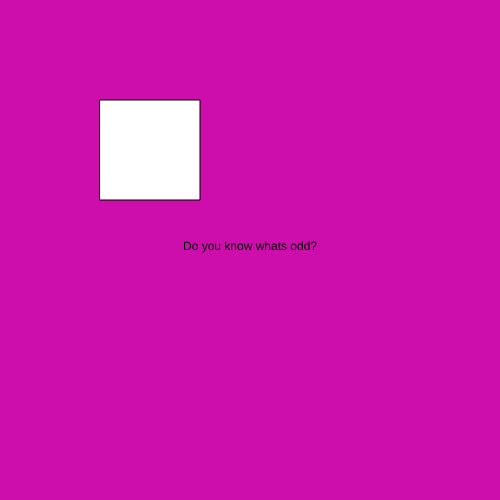
Frame 1 (no input)
Frame 60 (no input): identical to frame 1, image omitted
Frame 120 (the mouse pressed at the canvas centre since frame 60): identical to frame 1, image omitted

The p5.js sketch that drew this single still picture (run headless with seeded random() and noise() and a simulated clock; from frame 60 on, the mouse is pressed at the canvas centre):

// p5.js sketch
// ── sketch.js
let state=0;
function setup() {
  createCanvas(500, 500);
  textAlign(CENTER);
}

function draw() {
switch(state){
case 0:
  background("#CD0EAD");
  text("Do you know whats odd?",width/2,height/2);
  break;
  case 1:
    background("#0EC0CD");
    text("Every other number.",width/2,height/2);
    break;
}
rect(100,100,100,100);
}
function mouseReleased(){
if((mouseX > 100)&&(mouseX<200)&&(mouseY>100)&&(mouseY<200)){
state++;
if(state>1)
  state=0;
}
}
